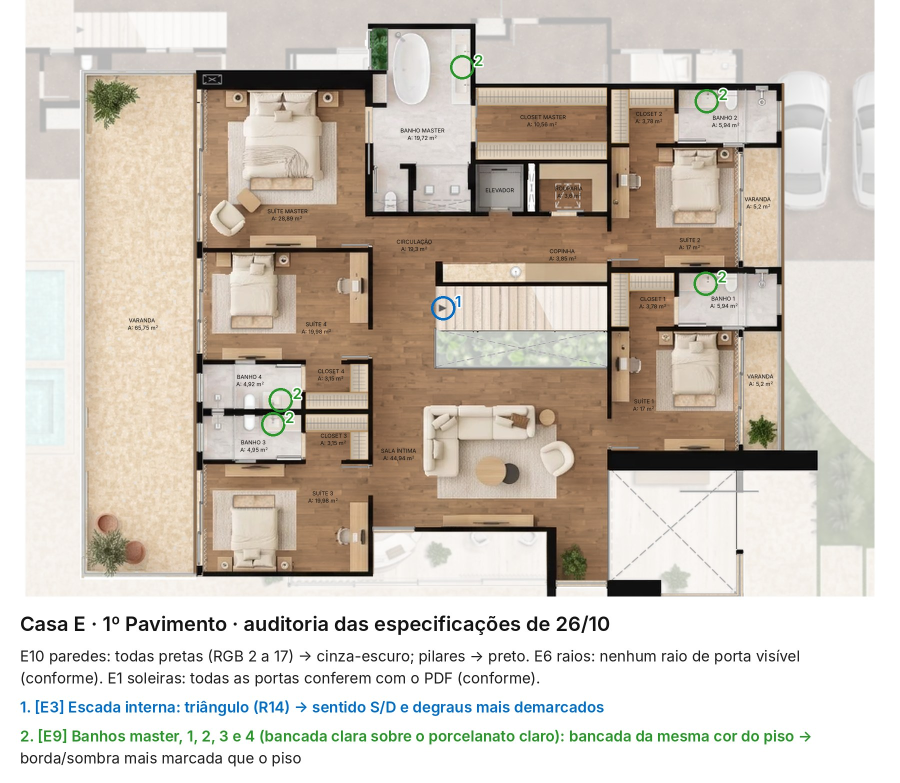
#> input picture projetos/POE642_CasaE/renders/POE642_CasaE_PH_1Pavimento_auditoria_2610.jpg, 1800 x 1565 px, given in place of POE642_CasaA_PH_Terreo_final_rotulos.png, which was not available (shown at 1/2 size)
$ python prainha_cinza_casaa_2511.py
#> lines starting #> are read from the running program, lines starting #| are printed output that depends on the picture; after the words box and inside, x2 and y2 are one past the last pixel; in counts of white or black regions, pixels touching at a corner belong together
### projetos/POE642_CasaA/scripts/piscinas_sobrias_1911.py
"""A água das piscinas mais sóbria, no padrão da Casa E (19/11).

Cliente (Miro, nos Térreos de A a E): "Deixar o tom de azul para a piscina mais sóbrio. Ver exemplo." e, no topo do
quadro, "Usar como referência essa planta baixa para o tom da piscina e a escala e cor da grama.". Usuário: "Vamos
usar o tom de sóbrio que a gente fez na casa E como padrão para todas as piscinas. Que tenham profundidade, né?
Diferentemente das prainhas, do spa, que as partes claras e rasas mantêm-se." e "Opção 2 é a melhor e atende ao
cliente! Fiquemos com ela!" (a amostra `renders/POE642_CasaA_PH_Terreo_1911_piscina_tons_proposta.jpg`).

Só a parte funda da água muda (a opção 2: o matiz 28° para o azul-acinzentado, a saturação pela metade, a
luminosidade a 75%); a prainha, o banco do spa e as outras partes claras e rasas ficam como estão:
- a água: os pixels azul-esverdeados (HSV, matiz 140°-220°, saturação e luminosidade mínimas) nos corpos grandes
  (≥ 4000 px na escala da prancha), o que deixa de fora cadeiras, tapetes e outros objetos azuis;
- a parte funda: a luminosidade suavizada (sigma 10 px na prancha) abaixo do limiar de Otsu da própria água, com uma
  transição suave (logística) entre o fundo e o raso;
- o pastilhado, os reflexos, as bordas e os rótulos ficam (só a cor da água funda muda).

Nos Térreos de A, B, C e D (a água era a mesma, a opção C de 11/11): a final com rótulos (e a B da D), a prancha de
entrega e os 12K A e B (no 12K, o recorte da piscina pelo mapa de `POE642_Book/checklist/dados/doze_k.json`). A Casa E
é o padrão e fica como está. Depois: `pdf_entrega.py` de cada casa, `book_entrega.py` e `conferencia_cliente.py`.

  python3 piscinas_sobrias_1911.py              # as 4 plantas
  python3 piscinas_sobrias_1911.py --antes_depois
"""
import argparse
import json
import subprocess
from pathlib import Path

import cv2
import numpy as np
from PIL import Image

Image.MAX_IMAGE_PIXELS = None
AQUI = Path(__file__).resolve().parent
PROJ = AQUI.parents[1]
CASAS = "ABCD"
OPCAO2 = {"dh": 28, "fs": 0.5, "fv": 0.75}
ANTES = "daba07e"   # o último commit com a água de antes (para o --antes_depois)


# a parte funda de cada planta, em px da prancha (x0, y0, x1, y1, lados): os retângulos da água funda, lidos na
# prancha; o que cai fora da água (a pedra, o deck) sai pela máscara da água. Os `lados` são as divisas com a água rasa
# (l, t, r, b): só elas precisam de precisão e se ajustam sozinhas à linha da mudança de tom (na prancha e no 12K).
FUNDO = {
    "A": [(1080, 495, 1345, 866, "b"),            # piscina (a prainha embaixo)
          (946, 898, 1052, 1016, "ltrb")],        # spa (o banco em volta)
    "B": [(740, 895, 886, 1120, ""),              # piscina, o braço de cima
          (622, 1110, 895, 1372, "r"),            # piscina, o corpo (a prainha à direita)
          (926, 938, 1045, 1062, "ltrb")],        # spa
    "C": [(635, 1474, 1107, 1650, "t"),           # piscina (os degraus e a prainha em cima)
          (960, 1340, 1061, 1441, "ltrb")],       # spa
    "D": [(905, 497, 1096, 980, "r"),             # piscina (a prainha à direita)
          (1144, 849, 1233, 937, "ltrb")],        # spa
}


# os degraus entre a prainha e a parte funda (só na Casa C): x de começo e fim e as linhas de cima de cada degrau (a
# sombra do espelho), a última é o começo da parte funda. O usuário (19/11): "Nessa piscina que tem degraus, tem que
# ter um degradê acinzentado... vai escurecendo de forma proporcional, que vai ficando mais fundo... degrau a degrau."
# Cada degrau leva uma fração igual da opção 2: 1/5, 2/5, 3/5 e 4/5 (a prainha 0, o fundo 1).
DEGRAUS = {"C": (653, 915, [1427, 1439, 1451, 1463, 1475])}


def agua(img, escala=1.0):
    """A água: os pixels azul-esverdeados nos corpos grandes, com os furos (os reflexos brancos e os rótulos)
    fechados."""
    hsv = cv2.cvtColor(img, cv2.COLOR_BGR2HSV)
    H, S, V = [hsv[..., i] for i in range(3)]
    m = ((H >= 70) & (H <= 110) & (S >= 25) & (V >= 60)).astype(np.uint8)
    n, lab, st, _ = cv2.connectedComponentsWithStats(m, 8)
    keep = np.zeros(n, bool)
    keep[1:] = st[1:, cv2.CC_STAT_AREA] >= 4000 * escala * escala
    m = keep[lab].astype(np.uint8)
    k = max(3, int(5 * escala) | 1)
    m = cv2.morphologyEx(m, cv2.MORPH_CLOSE, np.ones((k, k), np.uint8))
    # os reflexos que encostam na pedra (entalhes pequenos na beira da água) se fecham; os furos (o que não é água e
    # não se liga à borda do recorte) entram
    fora = np.pad(1 - m, 1, constant_values=1)
    ff = fora.copy()
    cv2.floodFill(ff, np.zeros((ff.shape[0] + 2, ff.shape[1] + 2), np.uint8), (0, 0), 2)
    furo = (ff[1:-1, 1:-1] == 1)
    return (m | furo).astype(np.uint8)


def ajustar(V, ret, escala):
    """Leva cada lado marcado à linha onde o tom sobe do fundo (escuro) para o raso (claro)."""
    x0, y0, x1, y1, lados = ret
    R = int(round(6 * escala)) + 2
    Vf = cv2.GaussianBlur(V.astype(np.float32), (0, 0), max(0.8, 0.8 * escala))
    for lado in lados:
        if lado in "tb":
            a, b = int(x0 + 0.15 * (x1 - x0)), int(x1 - 0.15 * (x1 - x0))
            c = y1 if lado == "b" else y0
            ps = np.arange(max(c - R, 1), min(c + R, V.shape[0] - 1))
            prof = Vf[ps[0] - 1:ps[-1] + 2, a:b].mean(1)
        else:
            a, b = int(y0 + 0.15 * (y1 - y0)), int(y1 - 0.15 * (y1 - y0))
            c = x1 if lado == "r" else x0
            ps = np.arange(max(c - R, 1), min(c + R, V.shape[1] - 1))
            prof = Vf[a:b, ps[0] - 1:ps[-1] + 2].mean(0)
        g = prof[2:] - prof[:-2]               # V(p+1) - V(p-1)
        if lado in "lt":
            g = -g
        k = int(np.argmax(g))
        p = int(ps[k])
        if lado == "b":
            y1 = p
        elif lado == "t":
            y0 = p + 1
        elif lado == "r":
            x1 = p
        else:
            x0 = p + 1
    return x0, y0, x1, y1


def peso_fundo(img, rets, escala=1.0):
    """1 na água funda, 0 no raso; 1 px (na prancha) de esfumado nas divisas com o raso."""
    M = agua(img, escala)
    V = cv2.cvtColor(img, cv2.COLOR_BGR2HSV)[..., 2]
    R = np.zeros(M.shape, np.float32)
    finais = []
    for ret in rets:
        x0, y0, x1, y1 = ajustar(V, ret, escala)
        finais.append((x0, y0, x1, y1))
        R[max(y0, 0):max(y1, 0), max(x0, 0):max(x1, 0)] = 1
    w = cv2.GaussianBlur(R, (0, 0), 0.7 * escala) * M
    return w, M, finais


def sobria(img, rets, escala=1.0, q=OPCAO2):
    w, M, finais = peso_fundo(img, rets, escala)
    return aplicar(img, w, q), finais


def aplicar(img, w, q=OPCAO2):
    """A opção 2 com o peso w (0 = como está, 1 = a opção 2 inteira)."""
    hsv = cv2.cvtColor(img, cv2.COLOR_BGR2HSV).astype(np.float32)
    hsv[..., 0] = np.mod(hsv[..., 0] + q["dh"] / 2 * w, 180)
    hsv[..., 1] *= 1 - (1 - q["fs"]) * w
    hsv[..., 2] *= 1 - (1 - q["fv"]) * w
    return cv2.cvtColor(np.clip(hsv, 0, 255).astype(np.uint8), cv2.COLOR_HSV2BGR)


# [138 lines left out: functions recorte, registro_12k, peso_degraus, degrade, degraus, planta, not called in this run]


# [30 lines that do not run on import are left out]

### projetos/POE642_CasaA/scripts/prainha_cinza_casaa_2511.py
"""Casa A Térreo: a prainha e o banco do spa num cinza equilibrado, como o fundo da piscina ao lado (25/11).

Usuário (com o recorte do SPA e da PRAINHA): "vamos equilibrar mais esse tom para o cinza, nem tão claro e nem tão
escuro, como o fundo ao lado". Na rodada de 19/11 (`piscinas_sobrias_1911`) só a água funda (a piscina e o miolo do spa)
foi para o azul-acinzentado sóbrio; a prainha e o banco em volta do spa ficaram no verde-água claro.

A água rasa passa ao matiz e à saturação do fundo (o matiz +34°, a saturação a 85%: a mesma do fundo) e a meio caminho
na luminosidade (80%: entre o raso claro e o fundo escuro; o fundo fica um pouco mais escuro, para a profundidade seguir
legível). O pastilhado, os reflexos, as bordas e os rótulos ficam. A água e o fundo vêm de `piscinas_sobrias_1911` (a
máscara da água e os retângulos do fundo, com as divisas ajustadas à mudança de tom); a parte rasa é a água menos o
fundo, com a franja de 1 px da beira (ainda verde-água) junto.

Final (e a manuscrita, se houver), prancha e 12K A e B (no 12K, as divisas achadas na final, levadas pelo registro).

  python3 prainha_cinza_casaa_2511.py
  python3 prainha_cinza_casaa_2511.py --opcoes      # só a amostra com as três luminosidades (86%, 80%, 74%)
"""
import argparse
import json
import sys
from pathlib import Path

import cv2
import numpy as np
from PIL import Image

Image.MAX_IMAGE_PIXELS = None
sys.path.insert(0, str(Path(__file__).resolve().parent))
import esquadrias_pretas_1911 as EP  # noqa: E402
import piscinas_sobrias_1911 as PS  # noqa: E402

PLANTA = "A_Terreo"
RASO = {"dh": 34, "fs": 0.85, "fv": 0.80}
MARGEM = 30
ANTES = "7976768"     # o último commit com a prainha verde-água (para a amostra --opcoes)


def peso_raso(img, rets, escala=1.0):
    """1 na água rasa (a prainha, o banco do spa), 0 no fundo e fora da água; a franja verde-água da beira entra."""
    w, M, finais = PS.peso_fundo(img, rets, escala)
    hsv = cv2.cvtColor(img, cv2.COLOR_BGR2HSV)
    agua_tom = (hsv[..., 0] >= 75) & (hsv[..., 0] <= 105) & (hsv[..., 1] >= 15)
    k = max(3, int(round(1.0 * escala)) * 2 + 1)
    beira = cv2.dilate(M, np.ones((k, k), np.uint8)).astype(bool) & agua_tom
    Md = M.astype(bool) | beira
    wr = np.clip(cv2.GaussianBlur(Md.astype(np.float32), (0, 0), 0.5 * escala) * Md - w, 0, 1)
    return wr, finais


def recorte(img, rets, escala=1.0, q=RASO):
    a0 = max(int(min(r[0] for r in rets) - MARGEM * escala), 0)
    b0 = max(int(min(r[1] for r in rets) - MARGEM * escala), 0)
    a1 = min(int(max(r[2] for r in rets) + MARGEM * escala), img.shape[1])
    b1 = min(int(max(r[3] for r in rets) + MARGEM * escala), img.shape[0])
    loc = [(x0 - a0, y0 - b0, x1 - a0, y1 - b0, l) for x0, y0, x1, y1, l in rets]
    sub = img[b0:b1, a0:a1]
    wr, finais = peso_raso(sub, loc, escala)
    return (a0, b0, a1, b1), PS.aplicar(sub, wr, q), [(x0 + a0, y0 + b0, x1 + a0, y1 + b0) for x0, y0, x1, y1 in finais]


def opcoes():
    import subprocess
    rel = str(Path(EP.PLANTAS[PLANTA][0]))
    base = cv2.imdecode(np.frombuffer(subprocess.run(["git", "show", f"{ANTES}:projetos/{rel}"], cwd=EP.PROJ,
                                                     capture_output=True, check=True).stdout, np.uint8), cv2.IMREAD_COLOR)
    rets = PS.FUNDO["A"]
    (a0, b0, a1, b1), _, _ = recorte(base, rets)
    painel = [base[b0:b1, a0:a1]]
    for fv in (0.86, 0.80, 0.74):
        painel.append(recorte(base, rets, q=dict(RASO, fv=fv))[1])
    out = EP.PROJ / "POE642_CasaA/renders/POE642_CasaA_PH_Terreo_2511_prainha_opcoes.jpg"
    cv2.imwrite(str(out), np.hstack(painel), [cv2.IMWRITE_JPEG_QUALITY, 92])
    print(out)


def main():
    c, pav = PLANTA.split("_")
    rets = PS.FUNDO["A"]
    orig = cv2.imread(str(EP.PROJ / EP.PLANTAS[PLANTA][0]))
#> orig is the input picture: shape (1565, 1800, 3); mean B, G, R 186.2, 196.9, 205.9
    finais = None
    for f in EP.PLANTAS[PLANTA]:
        im = cv2.imread(str(EP.PROJ / f))
        (x0, y0, x1, y1), novo, fin = recorte(im, rets)
#> in recorte, `sub = img[b0:b1, a0:a1]`:
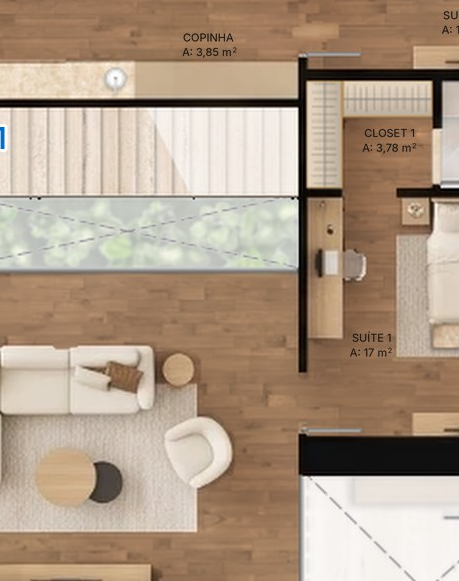
#> sub: shape (581, 459, 3); mean B, G, R 134.5, 154.5, 175
#> in agua, `hsv = cv2.cvtColor(img, cv2.COLOR_BGR2HSV)`: hsv: shape (581, 459, 3); mean H, S, V 17.7, 68.8, 175.5
#> in agua, `H, S, V = [hsv[..., i] for i in range(3)]`:
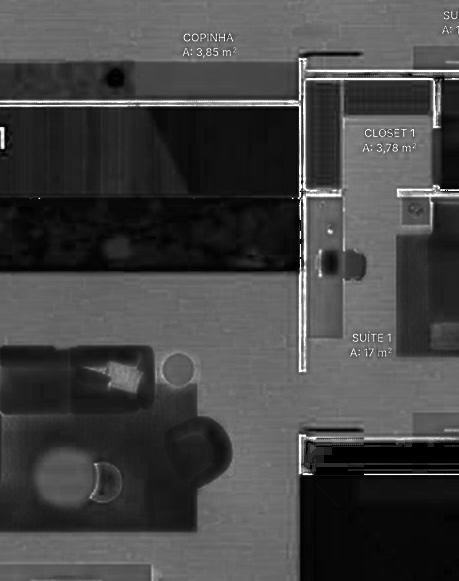
#> S: shape (581, 459); min 0, max 255, mean 68.8
#> in agua, `H, S, V = [hsv[..., i] for i in range(3)]`:
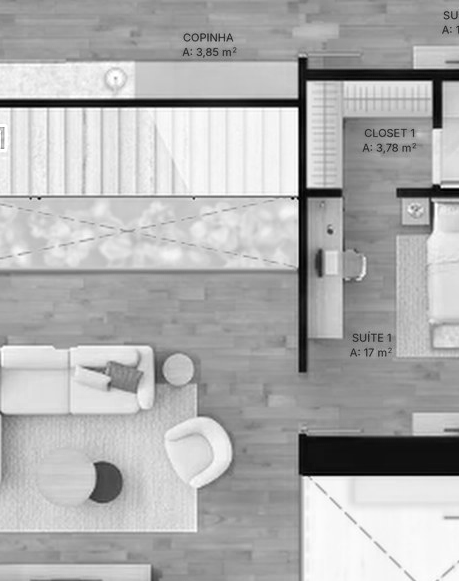
#> V: shape (581, 459); min 0, max 255, mean 175.5
#> in agua, `m = ((H >= 70) & (H <= 110) & (S >= 25) & (V >= 60)).astype(np.uint8)`:
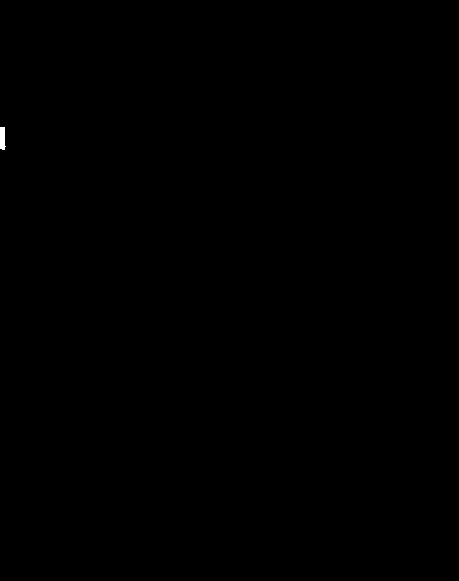
#> m: shape (581, 459); values 0 (black) and 1 (white), 0.04% white; 1 white region, box (x1, y1, x2, y2) and area: (0, 127, 6, 150) 114
#> in agua, `n, lab, st, _ = cv2.connectedComponentsWithStats(m, 8)`: n = 2; st = [[0, 0, 459, 581, 266565], [0, 127, 6, 23, 114]]
#> in agua, `m = keep[lab].astype(np.uint8)`: m: shape (581, 459); every value is 0
#> in agua, `fora = np.pad(1 - m, 1, constant_values=1)`: fora: shape (583, 461); every value is 1
#> in agua, `cv2.floodFill(ff, np.zeros((ff.shape[0] + 2, ff.shape[1] + 2), np.uint..`: ff: shape (583, 461); every value is 2
#> the loop in peso_fundo, `for ret in rets:` made 2 passes
#> (x0, y0, x1, y1) on passes 1 to 2: (164, 30, 429, 396), (33, 441, 128, 553)
#> after the loop in peso_fundo, `for ret in rets:`:
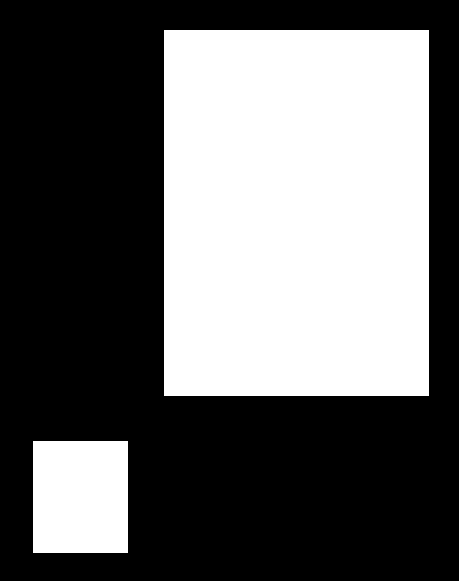
#> R: shape (581, 459) float32; values 0 (black) and 1 (white), 40.4% white; 2 white regions, box (x1, y1, x2, y2) and area: (164, 30, 429, 396) 96990, (33, 441, 128, 553) 10640
#> after the loop in peso_fundo, `for ret in rets:`: finais = [(164, 30, 429, 396), (33, 441, 128, 553)]
#> in peso_fundo, `w = cv2.GaussianBlur(R, (0, 0), 0.7 * escala) * M`: w: shape (581, 459) float32; every value is 0
#> in peso_raso, `agua_tom = (hsv[..., 0] >= 75) & (hsv[..., 0] <= 105) & (hsv[..., 1] >..`: agua_tom: shape (581, 459) bool; 0.14% white; 38 white regions (33 under 20 px), largest, box (x1, y1, x2, y2) and area: (0, 126, 6, 150) 132, (324, 447, 332, 455) 64, (310, 443, 316, 453) 39, (347, 463, 364, 467) 35, (306, 451, 310, 463) 23
#> in aplicar, `hsv = cv2.cvtColor(img, cv2.COLOR_BGR2HSV).astype(np.float32)`:
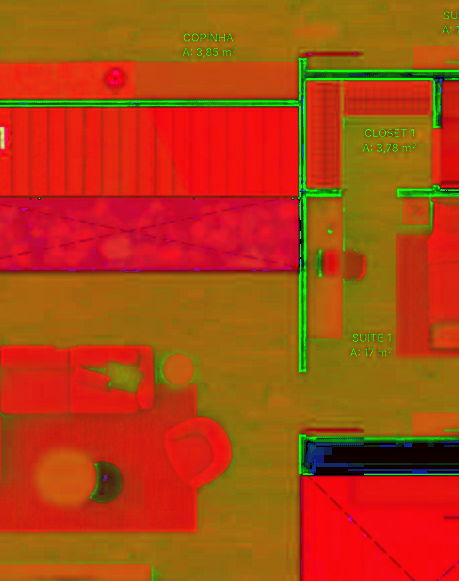
#> hsv: shape (581, 459, 3) float32; mean B, G, R 17.7, 68.8, 175.5
#> x0 = 916; y0 = 465; x1 = 1375; y1 = 1046; fin = [(1080, 495, 1345, 861), (949, 906, 1044, 1018)]
        im[y0:y1, x0:x1] = novo
#> im: shape (1565, 1800, 3); 6.63% of pixels changed, all inside (x1, y1, x2, y2) = (916, 465, 1375, 1046)
        cv2.imwrite(str(EP.PROJ / f), im)
        if f == EP.PLANTAS[PLANTA][0]:
            finais, final = fin, im
#> finais = [(1080, 495, 1345, 861), (949, 906, 1044, 1018)]
        print(f, fin)
#| POE642_CasaA/renders/POE642_CasaA_PH_Terreo_final_rotulos.png [(1080, 495, 1345, 861), (949, 906, 1044, 1018)]
    pf = EP.PROJ / f"POE642_Casa{c}/entrega/POE642_Casa{c}_PH_{pav}_entrega.png"
    pr = cv2.imread(str(pf))
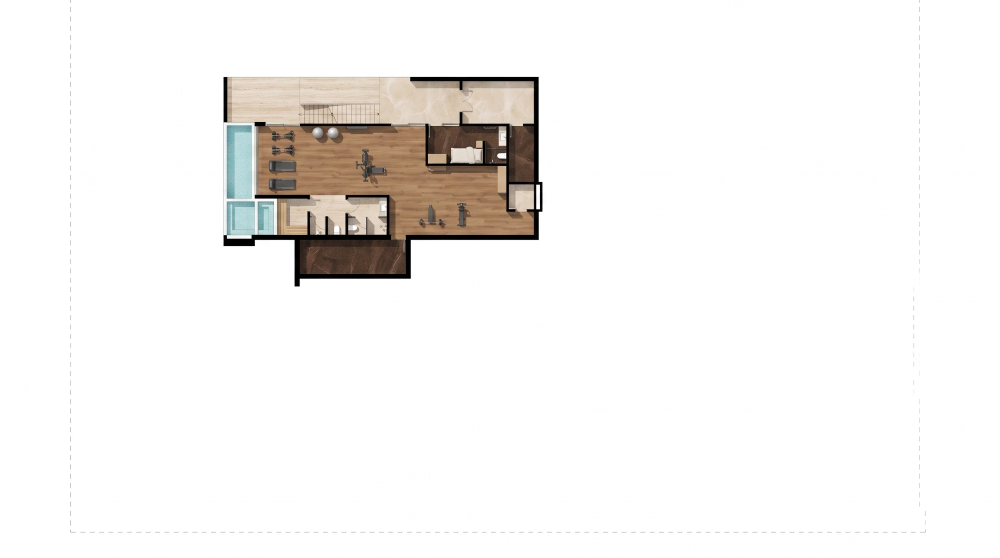
#> input picture projetos/POE642_CasaE/renders/POE642_CasaE_PH_Subsolo_v1_render.webp, 2000 x 1116 px, given in place of POE642_CasaA_PH_Terreo_entrega.png, which was not available (shown at 1/2 size)
#> pr is the input picture: shape (1116, 2000, 3); mean B, G, R 240.8, 242.6, 244.4
#> (the run stopped early here; a loop or call above may not have finished)
